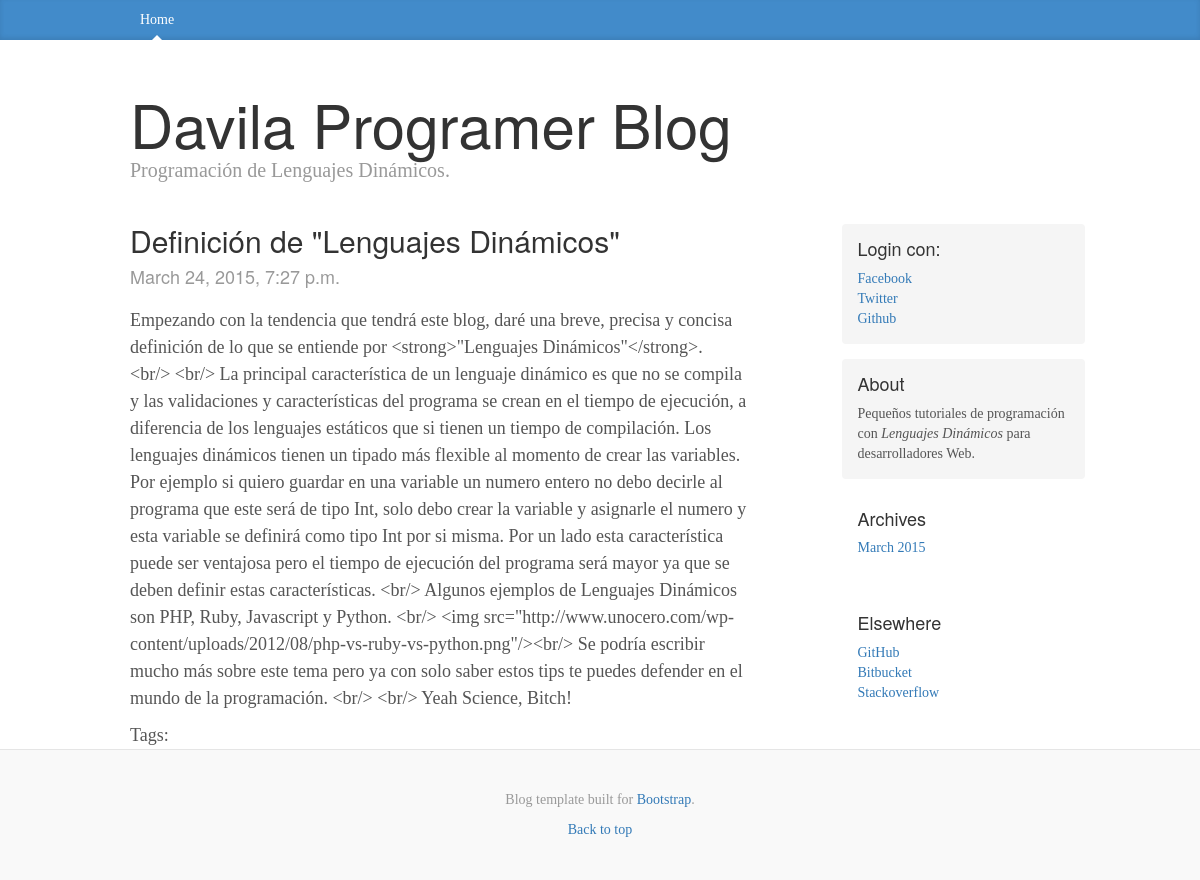
Before: /entrada/asdasd/ with the older database file.
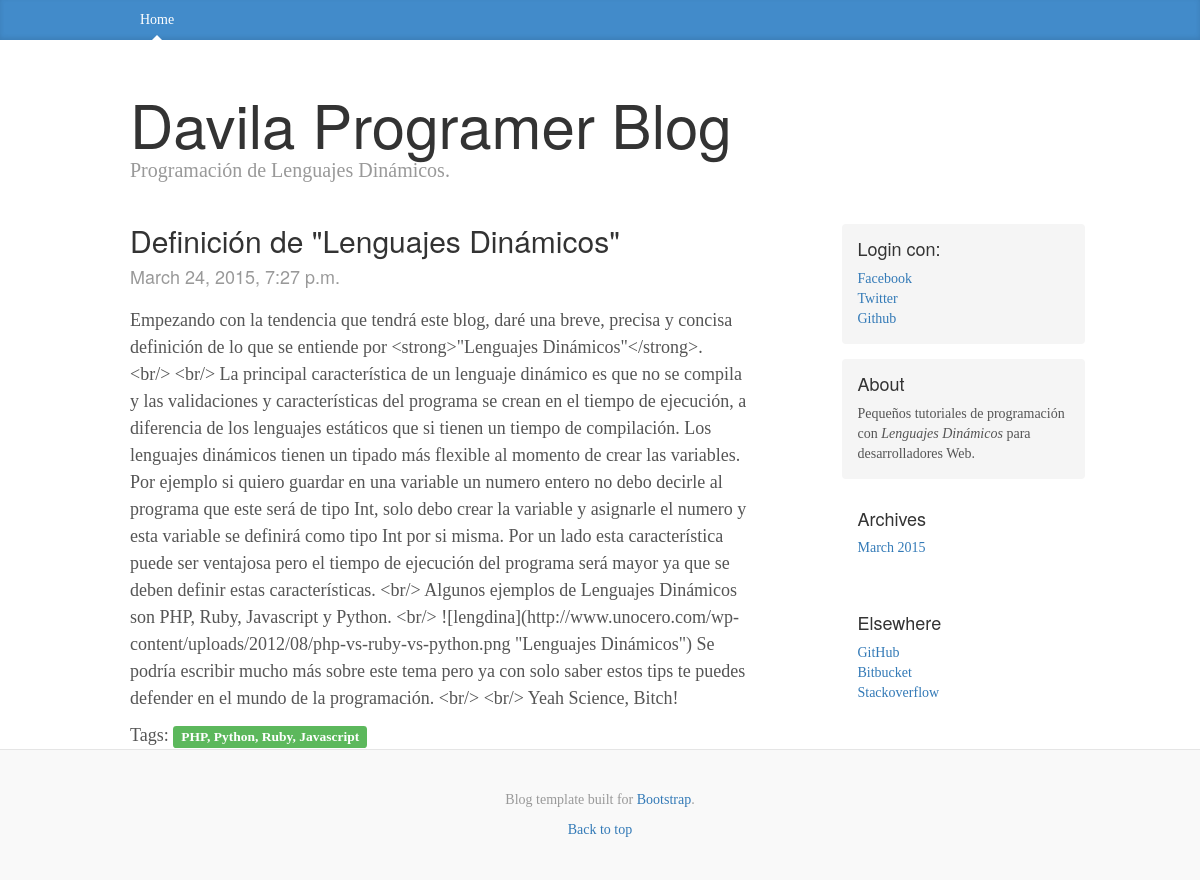
After: the same page with the newer database file.
### blog/models.py (models this page shows, shortened)
class Entrada(models.Model):
	titulo = models.CharField(max_length=200)
	contenido = models.TextField()
	slug = models.SlugField(max_length=200, editable=False)
	publish = models.BooleanField(default=True)
	created = models.DateTimeField(auto_now_add=True, blank=True, null=True, default=datetime.now)
	modified = models.DateTimeField(auto_now=True, blank=True, null=True, default=datetime.now)
	tags = models.ManyToManyField(Tag)
	objects = EntradaQuerySet.as_manager()
	class Meta:
		verbose_name = "Entrada"
		verbose_name_plural = "Entradas"
		ordering = ["-created"]

class Tag(models.Model):
	slug = models.SlugField(max_length=200, unique=True)
	def __unicode__(self):
		return self.slug

### blog/views.py (the view)
# urls.py: url(r'^entrada/(?P<slug>[-\w]+)/$', EntradaDetailView.as_view()),
class EntradaDetailView(DetailView):
	template_name = 'entrada_detail.html'
	model = models.Entrada

### blog/templates/entrada_detail.html
{% extends 'base.html' %}
{% load django_markdown %}
{% block content %}
	<h2>{{ object.titulo }}</h2>
	<h4 class="blog-post-meta">{{ object.created }}</h4>
	<p>{{ entrada.contenido|markdown }}</p>
	Tags: <span class="label label-success">{{ entrada.tags.all|join:", " }}</span>
{% endblock %}

### blog/templates/base.html (shortened to what this page needs)
{% load staticfiles %}
<!DOCTYPE html>
<html lang="en">
  <head>
    <link href="https://maxcdn.bootstrapcdn.com/bootstrap/3.3.4/css/bootstrap.min.css" rel="stylesheet">
	<link rel="stylesheet" href="https://maxcdn.bootstrapcdn.com/bootstrap/3.3.4/css/bootstrap-theme.min.css">
    <link href='{{ STATIC_URL }}css/blog.css' rel="stylesheet">
  </head>
  <body>
    <div class="blog-masthead">
      <div class="container">
        <nav class="blog-nav">
          <a class="blog-nav-item active" href="/">Home</a>
        </nav>
      </div>
    </div>
    <div class="container">
      <div class="blog-header">
        <h1 class="blog-title">Davila Programer Blog</h1>
        <p class="lead blog-description">Programación de Lenguajes Dinámicos.</p>
      </div>
      <div class="row">
        <div class="col-sm-8 blog-main">
          {% block content %}{% endblock %}
        </div>
        <div class="col-sm-3 col-sm-offset-1 blog-sidebar">
          <div class="sidebar-module sidebar-module-inset">
            {% if not user.is_authenticated %}
            <h4>Login con:</h4>
            <a href="{% url 'social:begin' 'facebook' %}">Facebook</a><br/>
            <a href="{% url 'social:begin' 'twitter' %}">Twitter</a><br/>
            <a href="{% url 'social:begin' 'github' %}">Github</a>
            {% else %}
            <h4>Bienvenido <strong>{{ user }}</strong></h4><br/>
            <a href="/salir/">Logout</a>
            {% endif %}
          </div>
          <div class="sidebar-module sidebar-module-inset">
            <h4>About</h4>
            <p>Pequeños tutoriales de programación con <em>Lenguajes Dinámicos</em>
            	para desarrolladores Web.</p>
          </div>
          <div class="sidebar-module">
            <h4>Archives</h4>
            <ol class="list-unstyled">
              <li><a href="#">March 2015</a></li>
            </ol>
          </div>
          <div class="sidebar-module">
            <h4>Elsewhere</h4>
            <ol class="list-unstyled">
              <li><a href="https://github.com/davila7">GitHub</a></li>
              <li><a href="https://bitbucket.org/Davila7">Bitbucket</a></li>
              <li><a href="http://stackoverflow.com/">Stackoverflow</a></li>
            </ol>
          </div>
        </div>
      </div>
    </div>
    <footer class="blog-footer">
      <p>Blog template built for <a href="http://getbootstrap.com">Bootstrap</a>.</p>
      <p>
        <a href="#">Back to top</a>
      </p>
    </footer>
  </body>
</html>

### blog/static/css/blog.css (style rules this page uses)
body { font-family: Georgia, "Times New Roman", Times, serif; color: #555; }
h1, .h1, h2, .h2, h3, .h3, h4, .h4, h5, .h5, h6, .h6 { margin-top: 0; font-family: "Helvetica Neue", Helvetica, Arial, sans-serif; font-weight: normal; color: #333; }
@media (min-width: 1200px) { .container { width: 970px; } }
.blog-masthead { background-color: #428bca; -webkit-box-shadow: inset 0 -2px 5px rgba(0,0,0,.1); box-shadow: inset 0 -2px 5px rgba(0,0,0,.1); }
.blog-nav-item { position: relative; display: inline-block; padding: 10px; font-weight: 500; color: #cdddeb; }
.blog-nav .active { color: #fff; }
.blog-nav .active:after { position: absolute; bottom: 0; left: 50%; width: 0; height: 0; margin-left: -5px; vertical-align: middle; content: " "; border-right: 5px solid transparent; border-bottom: 5px solid; border-left: 5px solid transparent; }
.blog-header { padding-top: 20px; padding-bottom: 20px; }
.blog-title { margin-top: 30px; margin-bottom: 0; font-size: 60px; font-weight: normal; }
.blog-description { font-size: 20px; color: #999; }
.blog-main { font-size: 18px; line-height: 1.5; }
.sidebar-module { padding: 15px; margin: 0 -15px 15px; }
.sidebar-module-inset { padding: 15px; background-color: #f5f5f5; border-radius: 4px; }
.sidebar-module-inset p:last-child, .sidebar-module-inset ul:last-child, .sidebar-module-inset ol:last-child { margin-bottom: 0; }
.blog-post-meta { margin-bottom: 20px; color: #999; }
.blog-footer { padding: 40px 0; color: #999; text-align: center; background-color: #f9f9f9; border-top: 1px solid #e5e5e5; }
.blog-footer p:last-child { margin-bottom: 0; }

Changed rows visible on the page:
changed Entrada "Definición de \"Lenguajes Dinámicos\"": contenido "…Javascript y Python. <br/> <img src=\"http://www.unocero.com/wp-content/uploads/2012/08/php-vs-ruby-vs-python.png\"/><br/> Se podría escribir mucho…" → "…Javascript y Python. <br/> ![lengdina](http://www.unocero.com/wp-content/uploads/2012/08/php-vs-ruby-vs-python.png \"Lenguajes Dinámicos\") Se podría escribir mucho…"; tags.all (not shown) → "PHP, Python, Ruby, Javascript"
